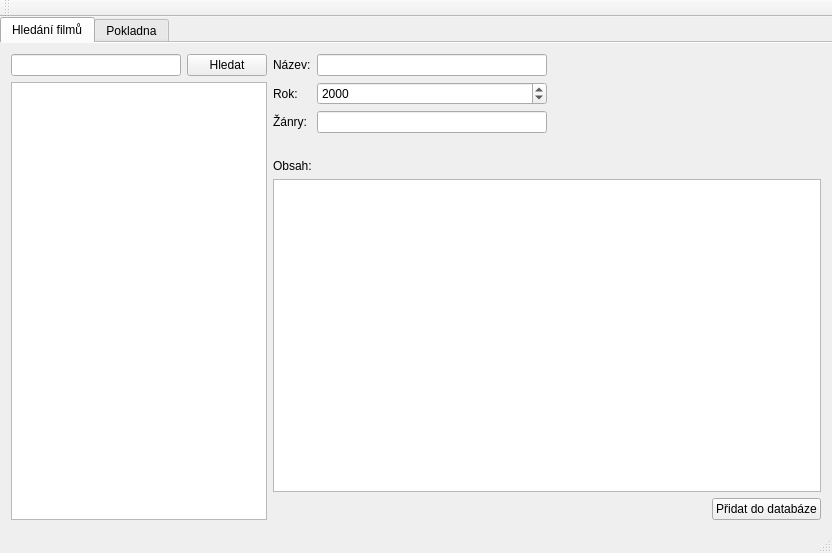
<?xml version="1.0" encoding="UTF-8"?>
<ui version="4.0">
 <class>MainWindow</class>
 <widget class="QMainWindow" name="MainWindow">
  <property name="geometry">
   <rect>
    <x>0</x>
    <y>0</y>
    <width>832</width>
    <height>553</height>
   </rect>
  </property>
  <property name="windowTitle">
   <string>KU-Movie</string>
  </property>
  <widget class="QWidget" name="centralWidget">
   <layout class="QHBoxLayout" name="horizontalLayout">
    <property name="spacing">
     <number>0</number>
    </property>
    <property name="leftMargin">
     <number>0</number>
    </property>
    <property name="topMargin">
     <number>0</number>
    </property>
    <property name="rightMargin">
     <number>0</number>
    </property>
    <property name="bottomMargin">
     <number>0</number>
    </property>
    <item>
     <widget class="QTabWidget" name="tabWidget">
      <property name="currentIndex">
       <number>0</number>
      </property>
      <property name="documentMode">
       <bool>true</bool>
      </property>
      <widget class="QWidget" name="tab">
       <attribute name="title">
        <string>Hledání filmů</string>
       </attribute>
       <layout class="QHBoxLayout" name="horizontalLayout_3" stretch="0,1">
        <item>
         <layout class="QVBoxLayout" name="verticalLayout">
          <item>
           <layout class="QHBoxLayout" name="horizontalLayout_2">
            <item>
             <widget class="QLineEdit" name="searchEdit"/>
            </item>
            <item>
             <widget class="QPushButton" name="searchButton">
              <property name="text">
               <string>Hledat</string>
              </property>
             </widget>
            </item>
           </layout>
          </item>
          <item>
           <widget class="QListWidget" name="searchListWidget"/>
          </item>
         </layout>
        </item>
        <item>
         <layout class="QVBoxLayout" name="verticalLayout_2">
          <item>
           <layout class="QHBoxLayout" name="horizontalLayout_4">
            <item>
             <layout class="QFormLayout" name="formLayout">
              <item row="0" column="0">
               <widget class="QLabel" name="label_2">
                <property name="text">
                 <string>Název:</string>
                </property>
               </widget>
              </item>
              <item row="0" column="1">
               <widget class="QLineEdit" name="searchNameEdit"/>
              </item>
              <item row="1" column="0">
               <widget class="QLabel" name="label_3">
                <property name="text">
                 <string>Rok:</string>
                </property>
               </widget>
              </item>
              <item row="1" column="1">
               <widget class="QSpinBox" name="searchYearSpinBox">
                <property name="prefix">
                 <string/>
                </property>
                <property name="minimum">
                 <number>1900</number>
                </property>
                <property name="maximum">
                 <number>3000</number>
                </property>
                <property name="value">
                 <number>2000</number>
                </property>
                <property name="displayIntegerBase">
                 <number>10</number>
                </property>
               </widget>
              </item>
              <item row="2" column="0">
               <widget class="QLabel" name="label_4">
                <property name="text">
                 <string>Žánry:</string>
                </property>
               </widget>
              </item>
              <item row="2" column="1">
               <widget class="QLineEdit" name="searchGenreEdit"/>
              </item>
             </layout>
            </item>
            <item>
             <spacer name="horizontalSpacer_2">
              <property name="orientation">
               <enum>Qt::Horizontal</enum>
              </property>
              <property name="sizeHint" stdset="0">
               <size>
                <width>40</width>
                <height>20</height>
               </size>
              </property>
             </spacer>
            </item>
           </layout>
          </item>
          <item>
           <spacer name="horizontalSpacer">
            <property name="orientation">
             <enum>Qt::Horizontal</enum>
            </property>
            <property name="sizeHint" stdset="0">
             <size>
              <width>40</width>
              <height>20</height>
             </size>
            </property>
           </spacer>
          </item>
          <item>
           <widget class="QLabel" name="label">
            <property name="text">
             <string>Obsah:</string>
            </property>
           </widget>
          </item>
          <item>
           <widget class="QTextEdit" name="searchPlotText"/>
          </item>
          <item>
           <layout class="QHBoxLayout" name="horizontalLayout_5">
            <item>
             <spacer name="horizontalSpacer_3">
              <property name="orientation">
               <enum>Qt::Horizontal</enum>
              </property>
              <property name="sizeHint" stdset="0">
               <size>
                <width>40</width>
                <height>20</height>
               </size>
              </property>
             </spacer>
            </item>
            <item>
             <widget class="QPushButton" name="SearchDbaddButton">
              <property name="text">
               <string>Přidat do databáze</string>
              </property>
             </widget>
            </item>
           </layout>
          </item>
         </layout>
        </item>
       </layout>
      </widget>
      <widget class="QWidget" name="tab_2">
       <attribute name="title">
        <string>Pokladna</string>
       </attribute>
      </widget>
     </widget>
    </item>
   </layout>
  </widget>
  <widget class="QMenuBar" name="menuBar">
   <property name="geometry">
    <rect>
     <x>0</x>
     <y>0</y>
     <width>832</width>
     <height>29</height>
    </rect>
   </property>
  </widget>
  <widget class="QToolBar" name="mainToolBar">
   <attribute name="toolBarArea">
    <enum>TopToolBarArea</enum>
   </attribute>
   <attribute name="toolBarBreak">
    <bool>false</bool>
   </attribute>
  </widget>
  <widget class="QStatusBar" name="statusBar"/>
 </widget>
 <layoutdefault spacing="6" margin="11"/>
 <resources/>
 <connections>
  <connection>
   <sender>searchEdit</sender>
   <signal>returnPressed()</signal>
   <receiver>searchButton</receiver>
   <slot>click()</slot>
   <hints>
    <hint type="sourcelabel">
     <x>164</x>
     <y>98</y>
    </hint>
    <hint type="destinationlabel">
     <x>368</x>
     <y>98</y>
    </hint>
   </hints>
  </connection>
 </connections>
</ui>
